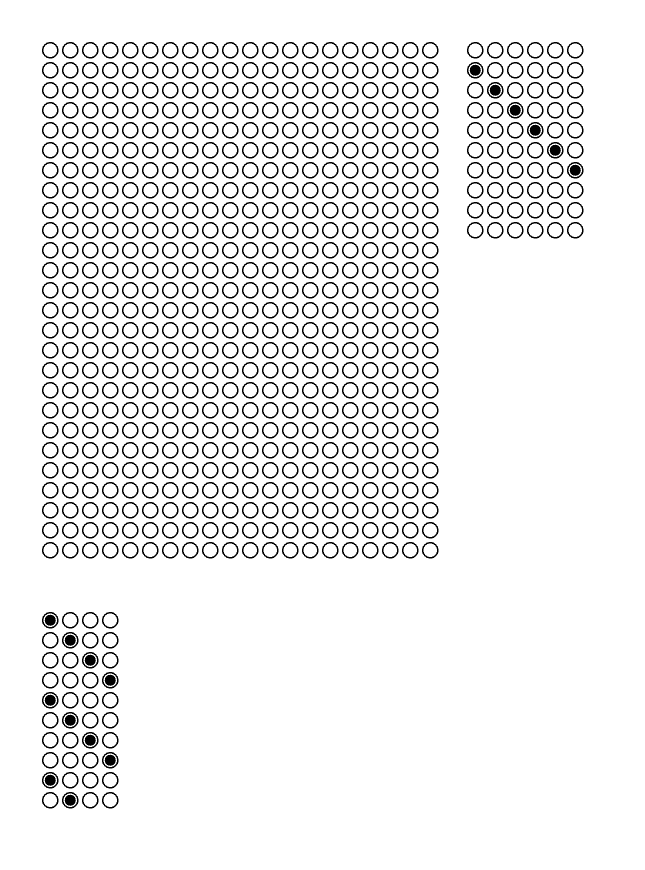
#> input picture sample_omr_sheet_full.png, 1290 x 1740 px (shown at 1/2 size)
$ python debug_script3.py
#> lines starting #> are read from the running program, lines starting #| are printed output that depends on the picture; after the words box and inside, x2 and y2 are one past the last pixel; in counts of white or black regions, pixels touching at a corner belong together
### backend/services/omr_engine.py
from __future__ import annotations

import math
import string
from dataclasses import dataclass, replace
from pathlib import Path
from typing import Mapping

import cv2
import numpy as np


class OMRProcessingError(ValueError):
    """Raised when a sheet cannot be interpreted reliably."""


class NoBubblesDetectedError(OMRProcessingError):
    """Raised when no usable circular bubble contours are present."""


class IncompleteSheetError(OMRProcessingError):
    """Raised when the expected question grid is incomplete."""


class UnansweredQuestionError(OMRProcessingError):
    """Raised when no option is sufficiently filled for a question."""


class AmbiguousMarkError(OMRProcessingError):
    """Raised when multiple options appear selected for a question."""


@dataclass(frozen=True, slots=True)
class Bubble:
    x: int
    y: int
    width: int
    height: int
    grid_x: float | None = None
    grid_y: float | None = None

    @property
    def center_x(self) -> float:
        return self.x + self.width / 2

    @property
    def center_y(self) -> float:
        return self.y + self.height / 2

    @property
    def position_x(self) -> float:
        return self.grid_x if self.grid_x is not None else self.center_x

    @property
    def position_y(self) -> float:
        return self.grid_y if self.grid_y is not None else self.center_y

    @property
    def diameter(self) -> float:
        return math.sqrt(self.width * self.height)


@dataclass(frozen=True, slots=True)
class ScanExtractedData:
    answers: dict[int, str]
    roll_number: str | None
    student_name: str | None


def _resize_for_analysis(image: np.ndarray) -> np.ndarray:
    height, width = image.shape[:2]
    longest_side = max(height, width)
    if longest_side < 900:
        scale = 900 / longest_side
        interpolation = cv2.INTER_CUBIC
    elif longest_side > 2200:
        scale = 1800 / longest_side
        interpolation = cv2.INTER_AREA
    else:
        return image
    return cv2.resize(
        image,
        (max(1, round(width * scale)), max(1, round(height * scale))),
        interpolation=interpolation,
    )


# [88 lines left out: functions _order_quad, _rectify_page, not called in this run]


def _prepare_thresholds(
    image: np.ndarray,
) -> tuple[np.ndarray, np.ndarray, np.ndarray]:
    grayscale = cv2.cvtColor(image, cv2.COLOR_BGR2GRAY)
    background_sigma = max(9.0, min(grayscale.shape) / 24.0)
    background = cv2.GaussianBlur(grayscale, (0, 0), background_sigma)
    background = np.maximum(background, 1)
    normalized = cv2.divide(grayscale, background, scale=255)
    normalized = cv2.createCLAHE(clipLimit=1.6, tileGridSize=(8, 8)).apply(
        normalized
    )
    blurred = cv2.GaussianBlur(normalized, (5, 5), 0)
    _, otsu = cv2.threshold(
        blurred, 0, 255, cv2.THRESH_BINARY_INV | cv2.THRESH_OTSU
    )
    minimum_dimension = min(normalized.shape)
    adaptive_block_size = int(round(minimum_dimension * 0.055))
    adaptive_block_size = max(31, min(101, adaptive_block_size | 1))
    adaptive = cv2.adaptiveThreshold(
        blurred,
        255,
        cv2.ADAPTIVE_THRESH_GAUSSIAN_C,
        cv2.THRESH_BINARY_INV,
        adaptive_block_size,
        7,
    )
    candidates = cv2.bitwise_or(otsu, adaptive)
    candidates = cv2.morphologyEx(
        candidates,
        cv2.MORPH_CLOSE,
        cv2.getStructuringElement(cv2.MORPH_ELLIPSE, (3, 3)),
        iterations=1,
    )
    return normalized, candidates, otsu


def _candidate_bubbles(binary: np.ndarray) -> list[Bubble]:
    contours, _ = cv2.findContours(
        binary.copy(), cv2.RETR_EXTERNAL, cv2.CHAIN_APPROX_SIMPLE
    )
    image_height, image_width = binary.shape[:2]
    minimum_image_dimension = min(image_height, image_width)
    minimum_dimension = max(9, int(round(minimum_image_dimension * 0.010)))
    maximum_dimension = minimum_image_dimension * 0.16
    candidates: list[Bubble] = []

    for contour in contours:
        x, y, width, height = cv2.boundingRect(contour)
        if width < minimum_dimension or height < minimum_dimension:
            continue
        if width > maximum_dimension or height > maximum_dimension:
            continue
        aspect_ratio = width / float(height)
        if not 0.60 <= aspect_ratio <= 1.67:
            continue
        area = cv2.contourArea(contour)
        perimeter = cv2.arcLength(contour, True)
        if perimeter <= 0:
            continue
        circularity = 4 * math.pi * area / (perimeter * perimeter)
        extent = area / float(width * height)
        if circularity < 0.40 or not 0.32 <= extent <= 0.96:
            continue
        candidates.append(Bubble(x=x, y=y, width=width, height=height))

    candidates.sort(key=lambda bubble: (bubble.center_y, bubble.center_x))
    deduplicated: list[Bubble] = []
    for candidate in candidates:
        duplicate_index = next(
            (
                index
                for index, existing in enumerate(deduplicated)
                if abs(candidate.center_x - existing.center_x)
                < min(candidate.width, existing.width) * 0.45
                and abs(candidate.center_y - existing.center_y)
                < min(candidate.height, existing.height) * 0.45
            ),
            None,
        )
        if duplicate_index is None:
            deduplicated.append(candidate)
        elif candidate.width * candidate.height > (
            deduplicated[duplicate_index].width
            * deduplicated[duplicate_index].height
        ):
            deduplicated[duplicate_index] = candidate
    return deduplicated


def _filter_dominant_bubble_size(
    bubbles: list[Bubble], expected_count: int
) -> list[Bubble]:
    if len(bubbles) <= expected_count:
        return bubbles
    sizes = np.array([bubble.diameter for bubble in bubbles], dtype=np.float64)
    best_subset = bubbles
    best_score = float("inf")
    for candidate_size in np.unique(np.quantile(sizes, np.linspace(0.1, 0.9, 17))):
        subset = [
            bubble
            for bubble in bubbles
            if candidate_size * 0.62 <= bubble.diameter <= candidate_size * 1.62
        ]
        if len(subset) < expected_count:
            continue
        subset_sizes = np.array(
            [bubble.diameter for bubble in subset], dtype=np.float64
        )
        dispersion = float(np.std(subset_sizes) / max(np.mean(subset_sizes), 1.0))
        count_excess = max(0, len(subset) - expected_count) / expected_count
        score = dispersion + count_excess * 0.08
        if score < best_score:
            best_score = score
            best_subset = subset
    return best_subset


# [623 lines left out: functions _estimate_grid_angle, _cluster_bubbles, _cluster_by_y_gaps, _align_grid_coordinates, _group_rows, _best_option_window and 9 more, not called in this run]

### debug_script3.py

from backend.services.omr_engine import detect_answers, _cluster_bubbles, _candidate_bubbles, _prepare_thresholds, _resize_for_analysis, _group_rows, _filter_dominant_bubble_size, _align_grid_coordinates, _select_question_rows
import cv2
image = cv2.imread('sample_omr_sheet_full.png')
#> image is the input picture: shape (1740, 1290, 3); 92% white; 636 black regions, largest, box (x1, y1, x2, y2) and area: (939, 129, 962, 152) 377, (979, 169, 1002, 192) 377, (1019, 209, 1042, 232) 377
image = _resize_for_analysis(image)
_, candidate_binary, _ = _prepare_thresholds(image)
#> in _prepare_thresholds, `background = cv2.GaussianBlur(grayscale, (0, 0), background_sigma)`:
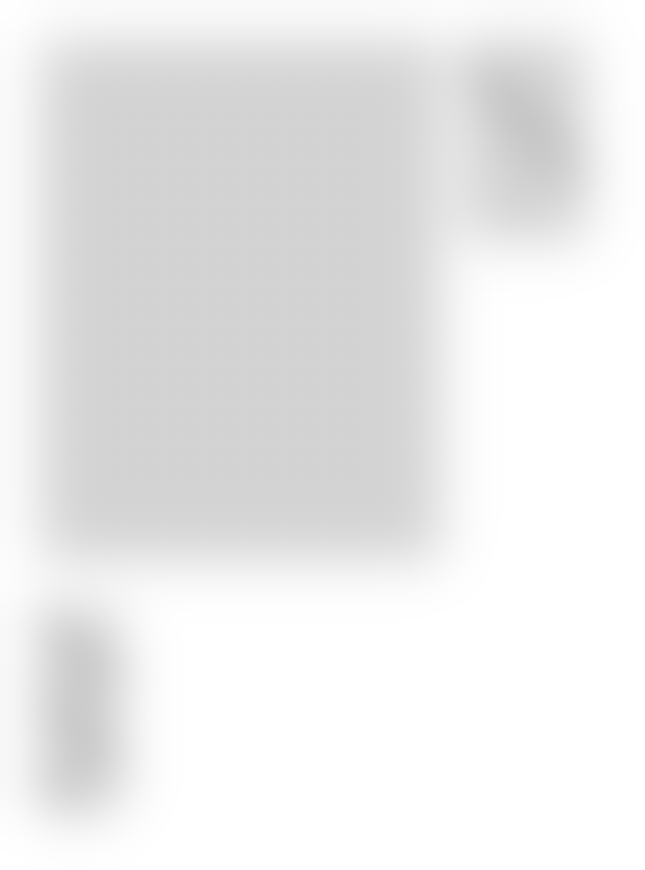
#> background: shape (1740, 1290) (shown at 1/2 size); min 197, max 255, mean 234.6
#> in _prepare_thresholds, `_, otsu = cv2.threshold( blurred, 0, 255, cv2.THRESH_BINARY_INV | cv2...`:
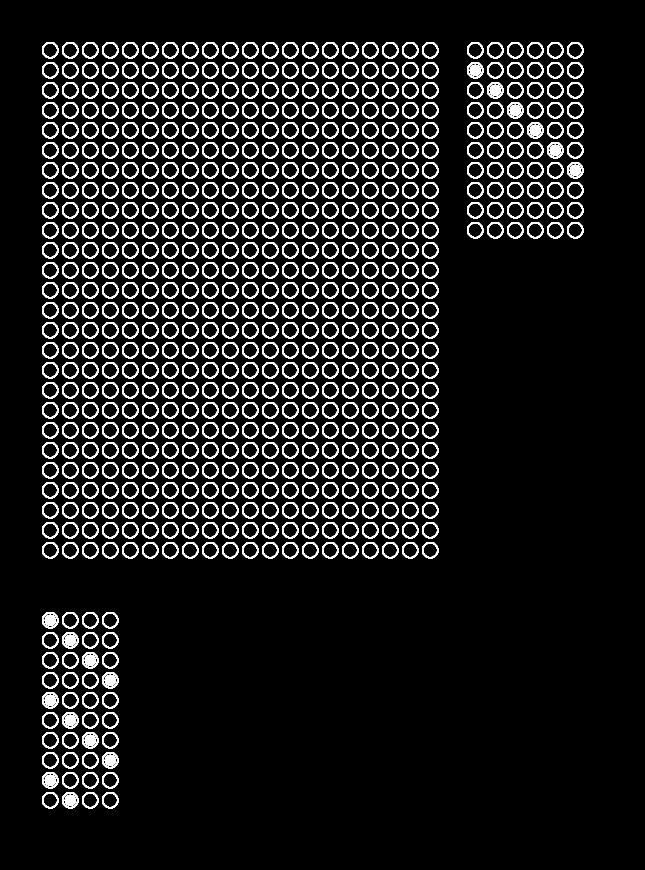
#> otsu: shape (1740, 1290) (shown at 1/2 size); 9.8% white; 636 white regions, largest, box (x1, y1, x2, y2) and area: (939, 129, 962, 152) 405, (979, 169, 1002, 192) 405, (1019, 209, 1042, 232) 405
#> in _prepare_thresholds, `adaptive = cv2.adaptiveThreshold( blurred, 255, cv2.ADAPTIVE_THRESH_GA..`:
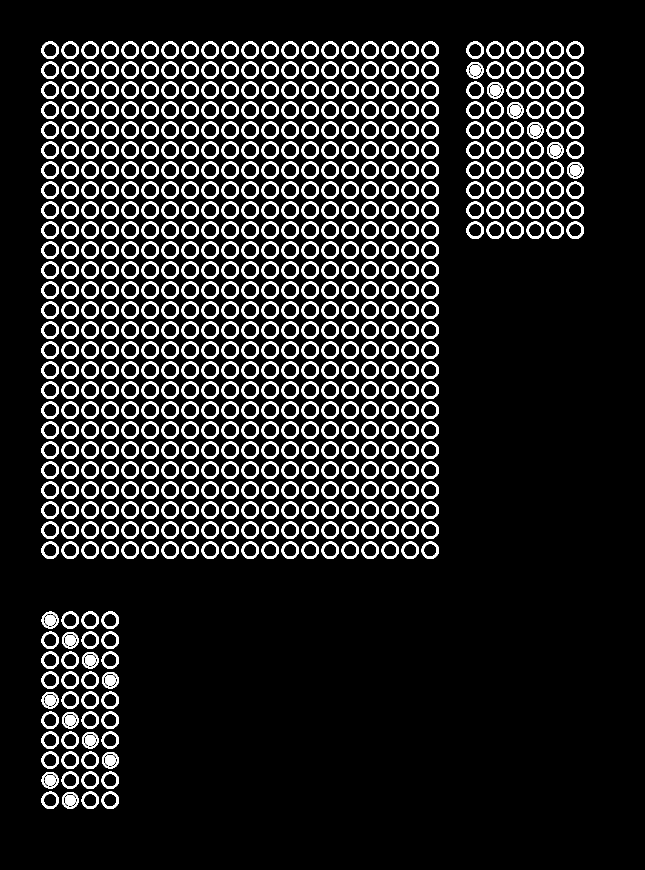
#> adaptive: shape (1740, 1290) (shown at 1/2 size); 12.7% white; 636 white regions, largest, box (x1, y1, x2, y2) and area: (83, 83, 118, 118) 465, (843, 83, 878, 118) 465, (1133, 83, 1168, 118) 465
#> in _prepare_thresholds, `candidates = cv2.morphologyEx( candidates, cv2.MORPH_CLOSE, cv2.getStr..`:
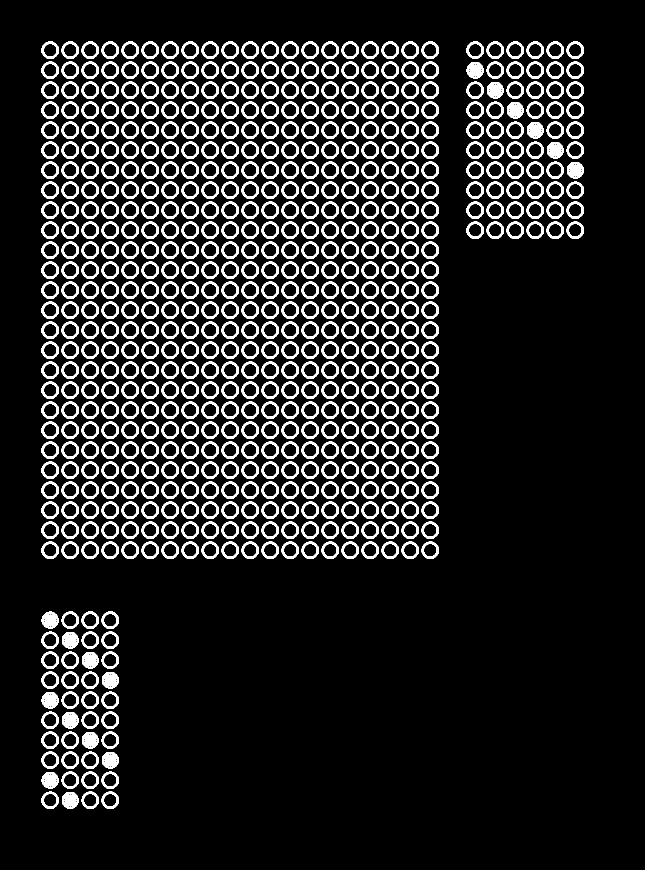
#> candidates: shape (1740, 1290) (shown at 1/2 size); 12.9% white; 620 white regions
bubbles = _candidate_bubbles(candidate_binary)
#> in _candidate_bubbles, `contours, _ = cv2.findContours( binary.copy(), cv2.RETR_EXTERNAL, cv2...`: contours = 620 contours; largest, box (x1, y1, x2, y2) and area: (203, 1583, 238, 1618) 914, (203, 1223, 238, 1258) 914, (843, 1083, 878, 1118) 914, (83, 1083, 118, 1118) 914, (1133, 443, 1168, 478) 914
#> the loop in _candidate_bubbles, `for contour in contours:` made 620 passes
#> (x, y, width, height, aspect_ratio, area, perimeter, circularity) on passes 1 to 3: (124, 1584, 33, 34, 0.971, 852, 108.9, 0.903), (203, 1583, 35, 35, 1, 914, 112.6, 0.906), (163, 1583, 35, 35, 1, 902, 112.6, 0.895)
#> after the loop in _candidate_bubbles, `for contour in contours:`: candidates = 620 items
#> bubbles = 620 items
print('Before filter:', len(bubbles))
#| Before filter: 620
bubbles = _filter_dominant_bubble_size(bubbles, 40)
#> in _filter_dominant_bubble_size, `sizes = np.array([bubble.diameter for bubble in bubbles], dtype=np.flo..`: sizes = 620 values, max 35 at index 0, min 33 at index 73, mean 34.96
#> in _filter_dominant_bubble_size, `best_subset = bubbles`: best_subset = 620 items
#> the loop in _filter_dominant_bubble_size, `for candidate_size in np.unique(np.quantile(sizes, np.linspace(0.1, 0...` made 1 pass
#> (candidate_size, dispersion, count_excess, score, best_score) on pass 1: (35, 0.00793, 14.5, 1.17, 1.17)
#> after the loop in _filter_dominant_bubble_size, `for candidate_size in np.unique(np.quantile(sizes, np.linspace(0.1, 0...`: best_score = 1.17
print('After filter 40:', len(bubbles))
#| After filter 40: 620

$ run again, with rectified_test.png copied over sample_omr_sheet_full.png
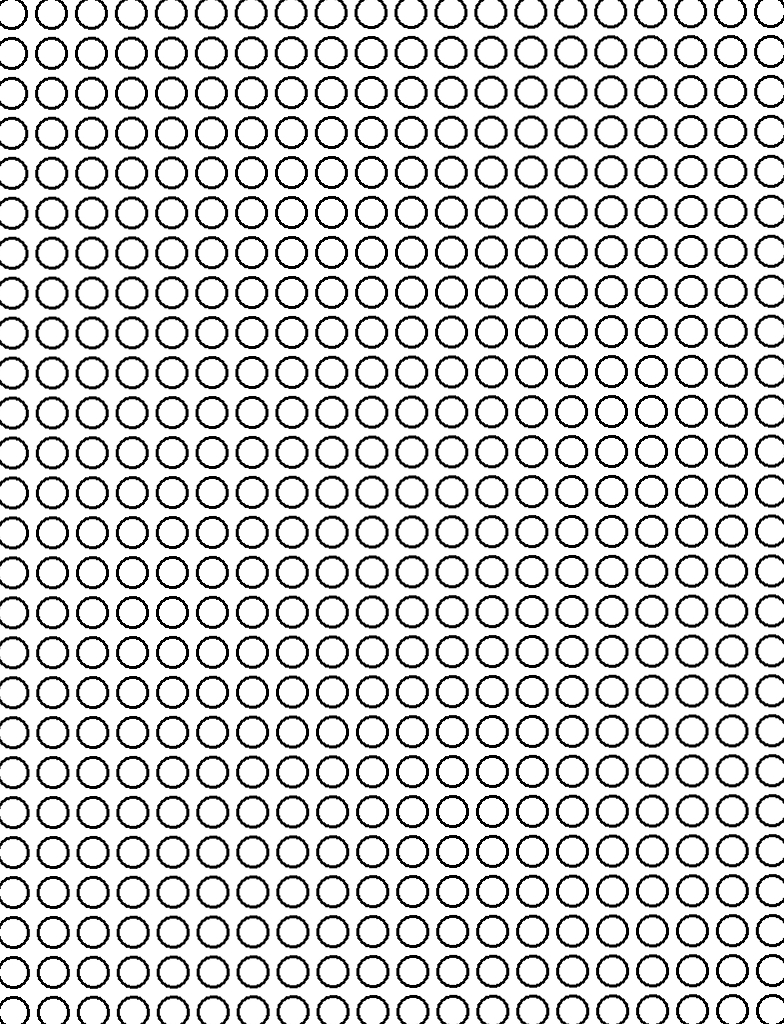
#> input picture rectified_test.png, 784 x 1024 px
#> image is the input picture: shape (1024, 784, 3); min 0, max 255, mean 210.3
#> in _prepare_thresholds, `_, otsu = cv2.threshold( blurred, 0, 255, cv2.THRESH_BINARY_INV | cv2...`:
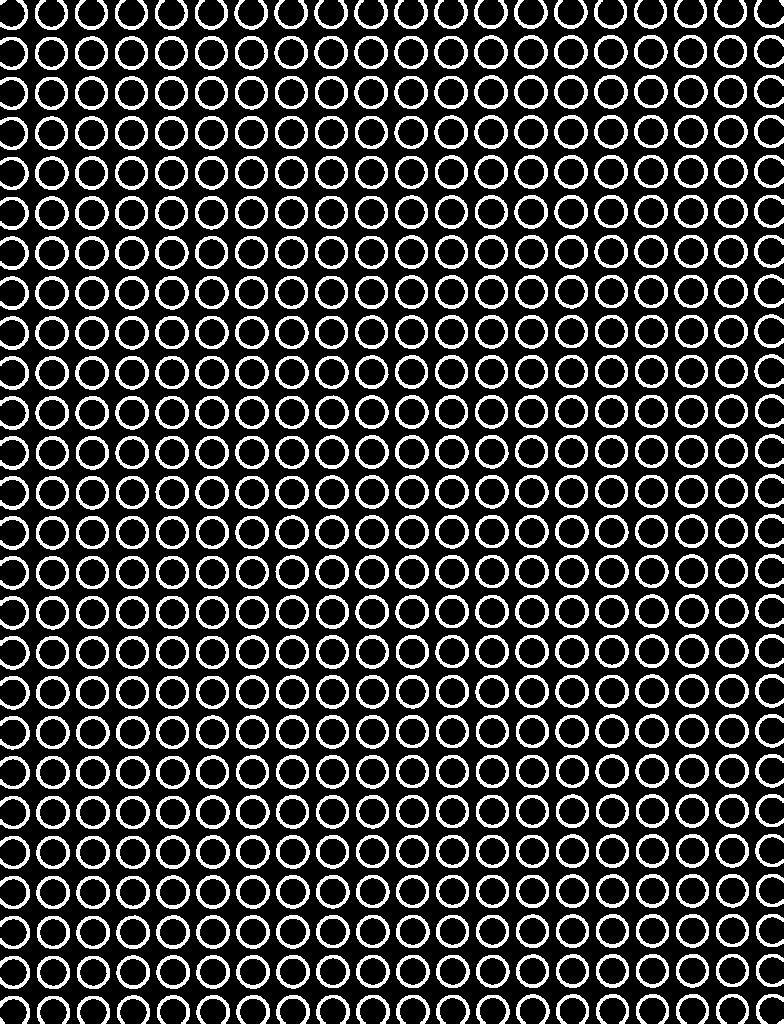
#> otsu: shape (1024, 784); 21.8% white; 524 white regions, largest, box (x1, y1, x2, y2) and area: (594, 75, 628, 109) 358, (554, 155, 588, 189) 358, (196, 835, 230, 869) 358
#> in _prepare_thresholds, `adaptive = cv2.adaptiveThreshold( blurred, 255, cv2.ADAPTIVE_THRESH_GA..`:
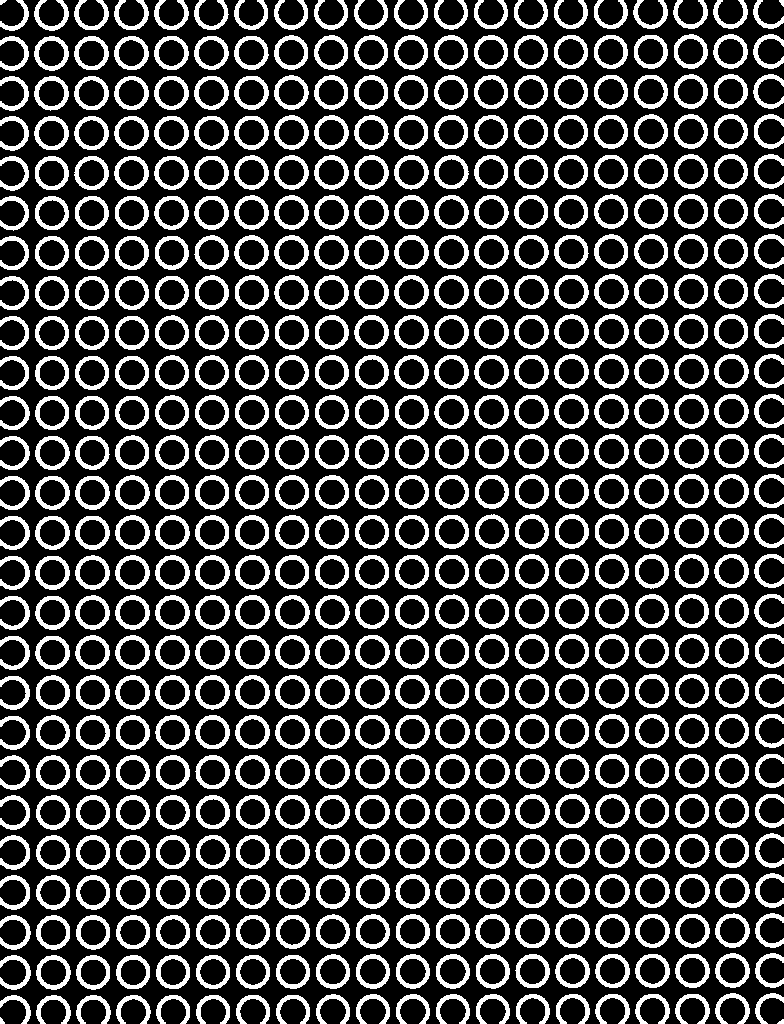
#> adaptive: shape (1024, 784); 26.7% white; 524 white regions, largest, box (x1, y1, x2, y2) and area: (594, 394, 629, 429) 440, (274, 195, 309, 230) 439, (115, 595, 150, 630) 439
#> contours = 524 contours, 4 with area under 20; largest, box (x1, y1, x2, y2) and area: (674, 194, 708, 229) 894, (115, 595, 150, 630) 893, (274, 195, 309, 230) 893, (715, 953, 750, 988) 892, (475, 834, 510, 869) 892
#> the loop in _candidate_bubbles, `for contour in contours:` made 524 passes
#> (x, y, width, height, aspect_ratio, area, perimeter, circularity) on passes 3 to 5: (276, 995, 34, 29, 1.17, 257.5, 165.8, 0.118), (236, 995, 34, 29, 1.17, 258.5, 165.8, 0.118), (196, 995, 34, 29, 1.17, 262, 163.5, 0.123)
#> after the loop in _candidate_bubbles, `for contour in contours:`: candidates = 432 items
#| Before filter: 432
#> sizes = 432 values, max 35 at index 1, min 34 at index 2, mean 34.47
#> in _filter_dominant_bubble_size, `best_subset = bubbles`: best_subset = 432 items
#> the loop in _filter_dominant_bubble_size, `for candidate_size in np.unique(np.quantile(sizes, np.linspace(0.1, 0...` made 3 passes
#> (candidate_size, best_score) on pass 1: (34, 0.794)
#> after the loop in _filter_dominant_bubble_size, `for candidate_size in np.unique(np.quantile(sizes, np.linspace(0.1, 0...`: best_score = 0.794
#| After filter 40: 432
